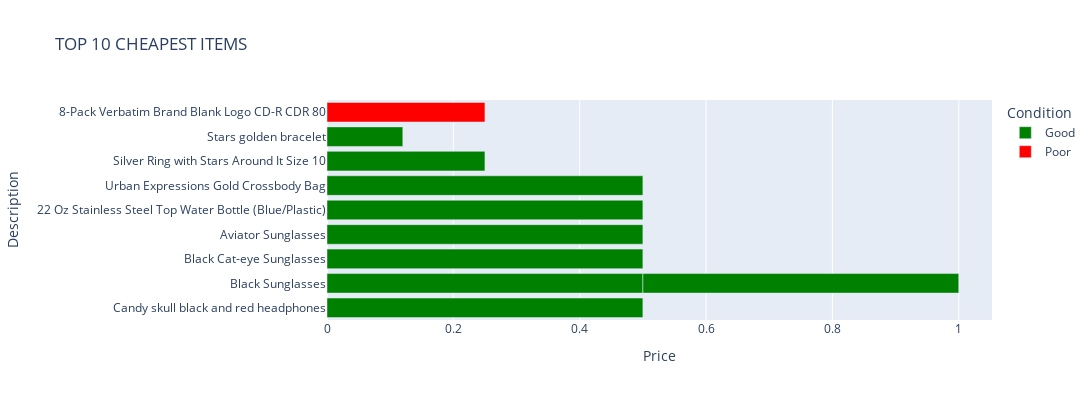

Write notebook code for a chart like this one.
### Code cell
# Bottom 10 expensive items - overall

print('TOP 10 CHEAPEST ITEMS')

fig = px.bar(
    a,
    y='Description',
    x='Price',
    color='Condition',
    color_discrete_map={'Good':'green','Fair':'gray','Excellent':'gold','Poor':'red'},
    orientation='h',
    title='TOP 10 CHEAPEST ITEMS',
    width=1200, height=400
    )

# fig.update_layout(yaxis={'categoryorder':'total ascending'})

fig.show()

### Figure 1 — Plotly figure (JSON) as saved in the notebook; plotly's stock layout.template omitted (floating-point values rounded to 4 significant figures)
{"data": [{"alignmentgroup": "True", "hovertemplate": "Condition=Good<br>Price=%{x}<br>Description=%{y}<extra></extra>", "legendgroup": "Good", "marker": {"color": "green", "pattern": {"shape": ""}}, "name": "Good", "offsetgroup": "Good", "orientation": "h", "showlegend": true, "textposition": "auto", "type": "bar", "x": [0.5, 0.5, 0.5, 0.5, 0.5, 0.5, 0.5, 0.25, 0.12], "xaxis": "x", "y": ["Candy skull black and red headphones", "Black Sunglasses", "Black Sunglasses", "Black Cat-eye Sunglasses", "Aviator Sunglasses", "22 Oz Stainless Steel Top Water Bottle (Blue/Plastic)", "Urban Expressions Gold Crossbody Bag", "Silver Ring with Stars Around It Size 10", "Stars golden bracelet"], "yaxis": "y"}, {"alignmentgroup": "True", "hovertemplate": "Condition=Poor<br>Price=%{x}<br>Description=%{y}<extra></extra>", "legendgroup": "Poor", "marker": {"color": "red", "pattern": {"shape": ""}}, "name": "Poor", "offsetgroup": "Poor", "orientation": "h", "showlegend": true, "textposition": "auto", "type": "bar", "x": [0.25], "xaxis": "x", "y": ["8-Pack Verbatim Brand Blank Logo CD-R CDR 80"], "yaxis": "y"}], "layout": {"barmode": "relative", "height": 400, "legend": {"title": {"text": "Condition"}, "tracegroupgap": 0}, "title": {"text": "TOP 10 CHEAPEST ITEMS"}, "width": 1200, "xaxis": {"anchor": "y", "domain": [0, 1], "title": {"text": "Price"}}, "yaxis": {"anchor": "x", "domain": [0, 1], "title": {"text": "Description"}}}}
